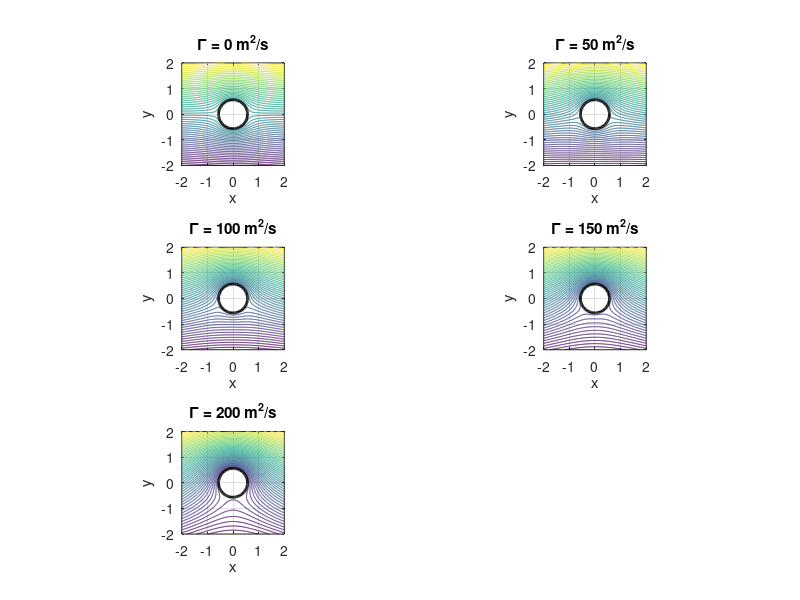

Reproduce this figure in MATLAB. (Note: this script raises an error after producing the figure.)
% Parameters
U_inf = 30;           % Freestream velocity (m/s)
mu = 30;              % Doublet strength (m^2/s)
Gamma_values = [0, 50, 100, 150, 200]; % Circulation values

% Derived parameters
R = sqrt(mu / (pi * U_inf)); % Radius of the cylinder

% Computational grid
x = linspace(-2, 2, 200); % X-axis range
y = linspace(-2, 2, 200); % Y-axis range
[X, Y] = meshgrid(x, y);

% Convert to polar coordinates
theta = atan2(Y, X);
r = sqrt(X.^2 + Y.^2);

% Preallocate for streamline function
figure;
for k = 1:length(Gamma_values)
    Gamma = Gamma_values(k);
    
    % Stream function
    psi_total = U_inf * r .* sin(theta) .* (1 - (R^2 ./ r.^2)) + ...
                (Gamma / (2 * pi)) * log(r / R);
    
    % Mask inside the cylinder (r < R)
    psi_total(r < R) = NaN; % Set values inside the cylinder to NaN
    
    % Plot streamlines
    subplot(3, 2, k);
    contour(X, Y, psi_total, 50); % 50 streamlines
    hold on;
    
    % Add the cylinder
    theta_body = linspace(0, 2 * pi, 100);
    x_body = R * cos(theta_body);
    y_body = R * sin(theta_body);
    plot(x_body, y_body, 'k-', 'LineWidth', 2); % Cylinder boundary
    
    % Plot formatting
    title(['\Gamma = ', num2str(Gamma), ' m^2/s']);
    xlabel('x');
    ylabel('y');
    axis equal;
    grid on;
    hold off;
end

sgtitle('Streamlines for Combined Flows (Uniform + Doublet + Vortex)');